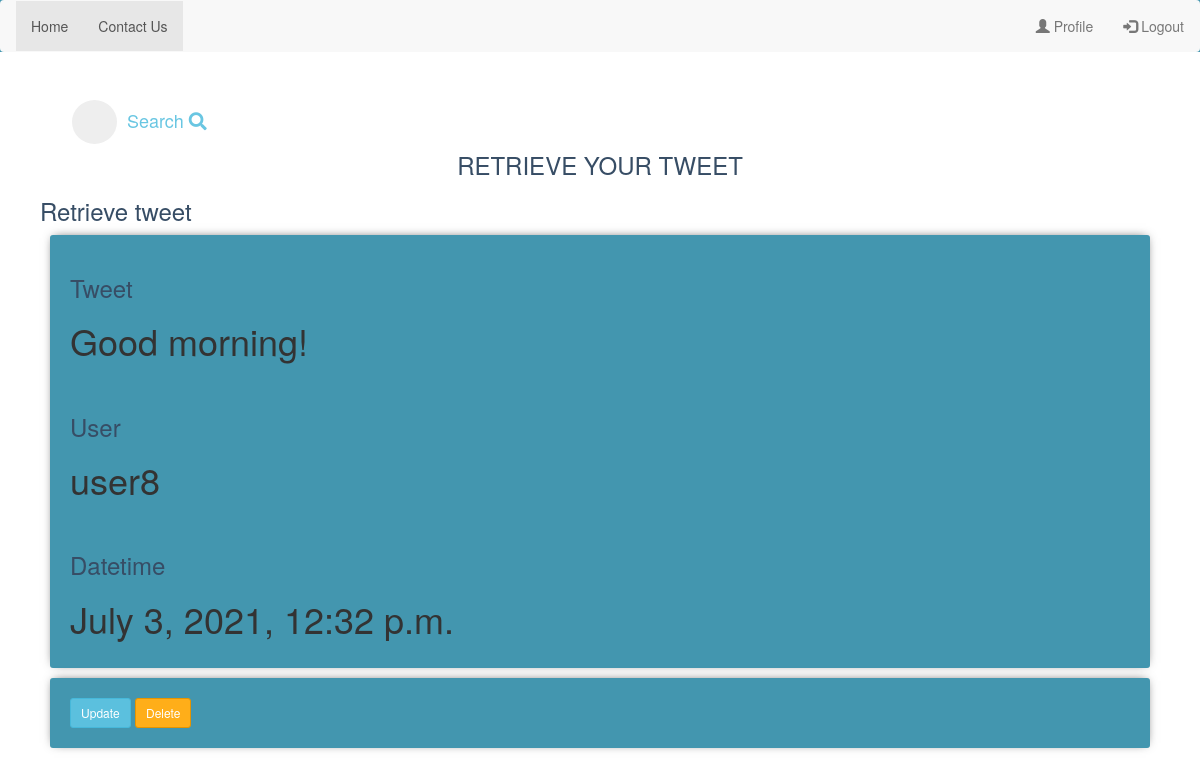
/retrieve_tweet/2/ (signed in), run on the app's committed database.
### to_do/models.py (models this page shows, shortened)
class NewTweet(models.Model):
    tweet = models.CharField(max_length=255, blank=True)
    user = models.ForeignKey(User, on_delete=models.CASCADE)
    date_create = models.DateTimeField(auto_now_add=True)

### to_do/views.py (the view)
# urls.py: path('retrieve_tweet/<int:tweet_id>/', views.retrieve_tweet, name='retrieve_tweet'),
@login_required()
def retrieve_tweet(request, tweet_id):
    tweet_retrieve = get_object_or_404(NewTweet, id=tweet_id)
    return render(request, 'to_do/retrieve.html', {'tweet': tweet_retrieve})

### to_do/templates/to_do/retrieve.html
{% extends 'to_do/base.html' %}
{% block content %}
<div class="center" style="text-align: center; text-transform: uppercase;">
    <h3>Retrieve Your Tweet</h3>
</div>
<h3>Retrieve tweet</h3>
<div class="item-row">
    <h3>Tweet</h3>
    <h1>{{ tweet.tweet }}</h1>
    <br>
    <h3>User</h3>
    <h1>{{ tweet.user}}</h1>
    <br>
    <h3>Datetime</h3>
    <h1>{{ tweet.date_create }}</h1>
</div>
<div class="item-row">
      <a class="btn btn-sm btn-info" href="{% url 'tweet_update' tweet.id %}">Update</a>
     <a class="btn btn-sm btn-danger" href="{% url 'tweet_delete' tweet.id %}">Delete</a>
      </div>
{% endblock content %}

### to_do/templates/to_do/base.html (style rules this page uses)
h3 { color: #374d65; }
body { background-color: #4396af; }
.item-row { background-color: #4396af; margin: 10px; padding: 20px; border-radius: 3px; font-size: 16px; box-shadow: 0px -1px 10px -4px rgba(0, 0, 0, 0.75); }
.btn-danger { background-color: #ffae19; border-color: #e59400; }
a { color: white; }

### data on the page
NewTweet: tweet "Good morning!", user "user8", date_create "July 3, 2021, 12:32 p.m."
